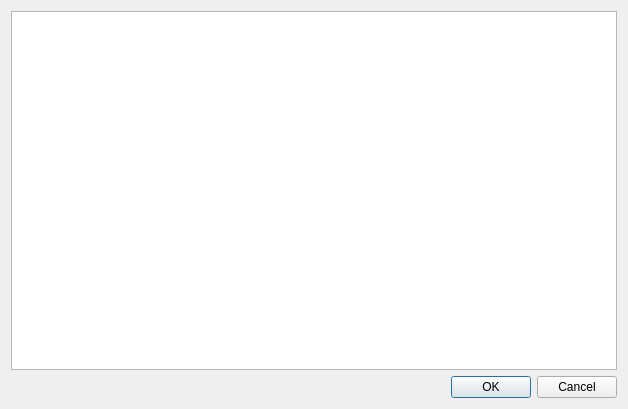
<?xml version="1.0" encoding="UTF-8"?>
<ui version="4.0">
 <class>textInput</class>
 <widget class="QDialog" name="textInput">
  <property name="geometry">
   <rect>
    <x>0</x>
    <y>0</y>
    <width>628</width>
    <height>409</height>
   </rect>
  </property>
  <property name="windowTitle">
   <string>textInput</string>
  </property>
  <layout class="QVBoxLayout" name="verticalLayout">
   <item>
    <widget class="QTextEdit" name="textEdit"/>
   </item>
   <item>
    <widget class="QDialogButtonBox" name="buttonBox">
     <property name="standardButtons">
      <set>QDialogButtonBox::Cancel|QDialogButtonBox::Ok</set>
     </property>
    </widget>
   </item>
  </layout>
 </widget>
 <layoutdefault spacing="6" margin="11"/>
 <resources/>
 <connections>
  <connection>
   <sender>buttonBox</sender>
   <signal>accepted()</signal>
   <receiver>textInput</receiver>
   <slot>okAndExit()</slot>
   <hints>
    <hint type="sourcelabel">
     <x>16</x>
     <y>402</y>
    </hint>
    <hint type="destinationlabel">
     <x>4</x>
     <y>264</y>
    </hint>
   </hints>
  </connection>
  <connection>
   <sender>buttonBox</sender>
   <signal>rejected()</signal>
   <receiver>textInput</receiver>
   <slot>cancelAndExit()</slot>
   <hints>
    <hint type="sourcelabel">
     <x>160</x>
     <y>402</y>
    </hint>
    <hint type="destinationlabel">
     <x>161</x>
     <y>300</y>
    </hint>
   </hints>
  </connection>
 </connections>
 <slots>
  <slot>cancelAndExit()</slot>
  <slot>okAndExit()</slot>
 </slots>
</ui>
